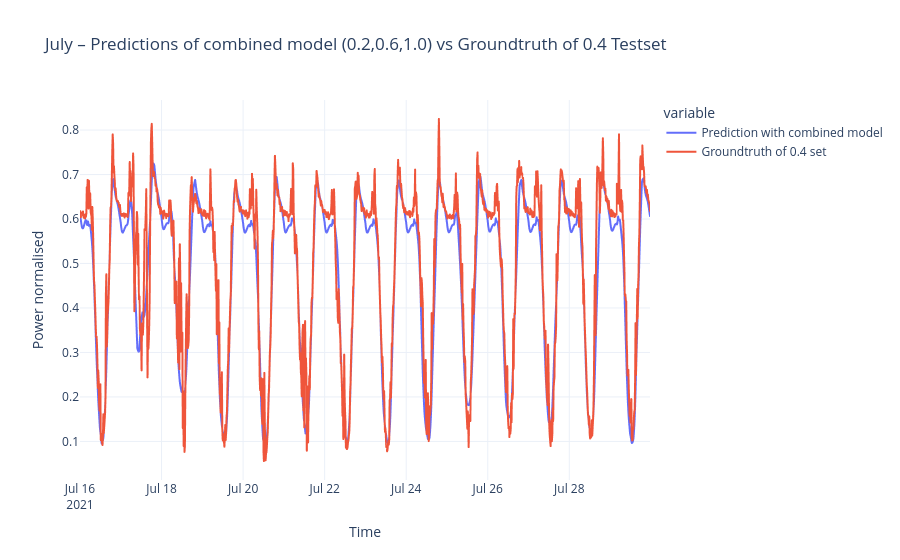
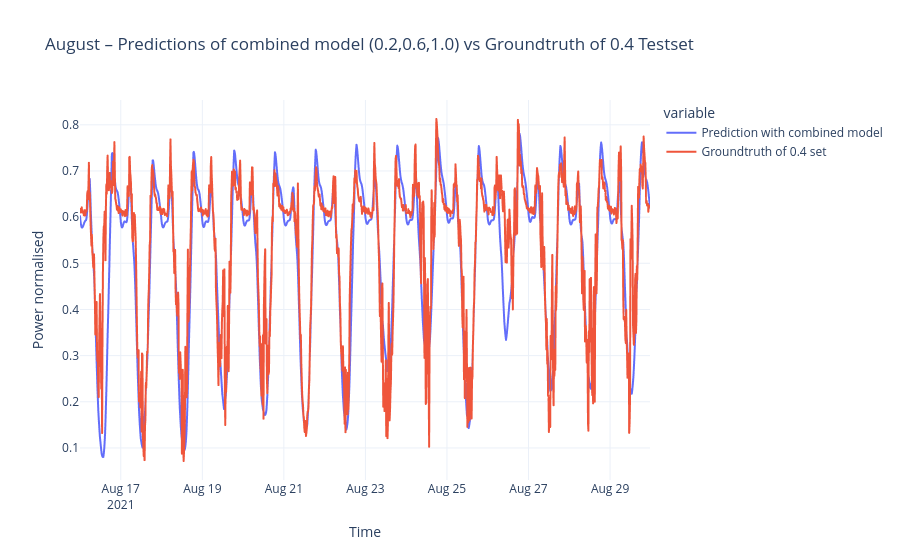
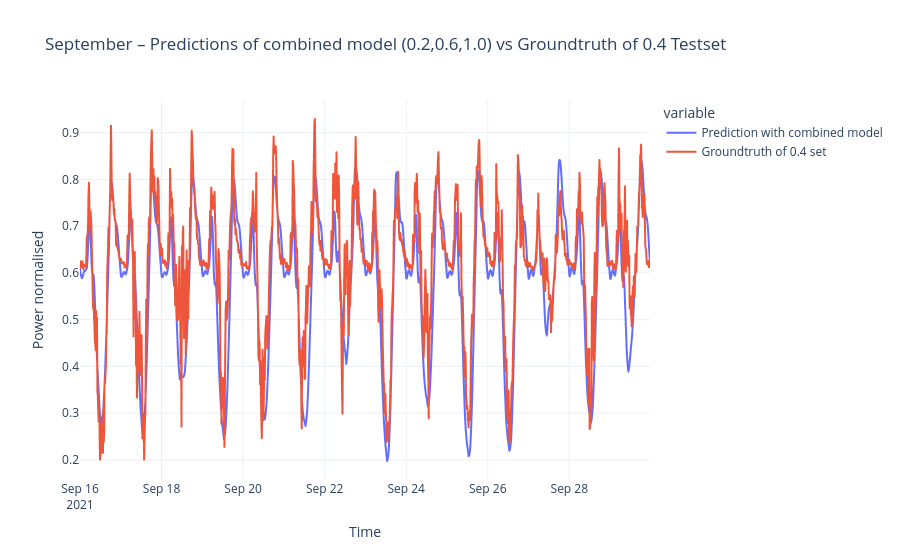
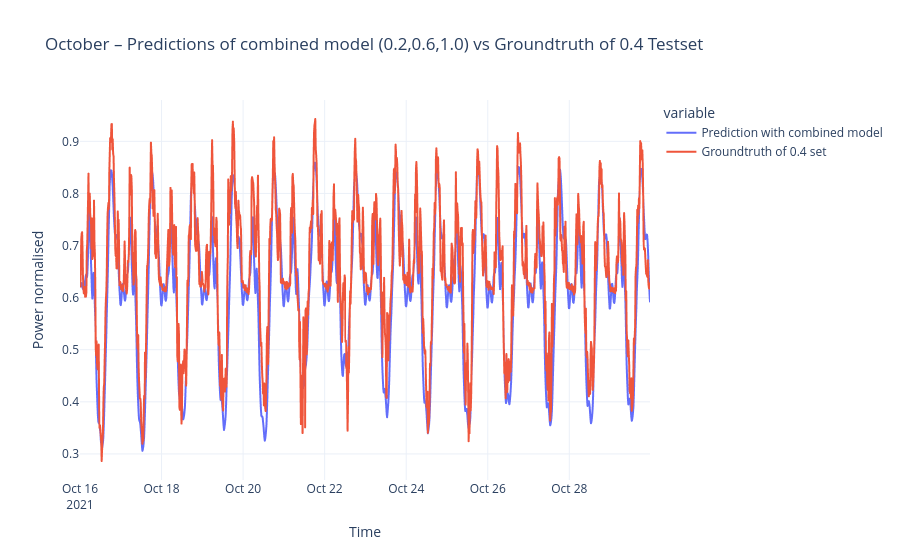

Notebook code for these charts, in order:
### Code cell
month_labels = ["July", "August", "September", "October", "November", "December"]
for month_i in range(6):
    test_values = df_test_scaled_list[month_i].values
    index = df_test_scaled_list[month_i].index

    num_test_samples = test_values.shape[0]
    steps2predict = num_test_samples - lookback

    # groundtruth rescaling
    gt = test_values[lookback+1::, 0]
    #gt = gt * (max_power - min_power) + min_power

    # prediction rescaling
    preds = run_closed_loop(model_combined, test_values, lookback=lookback, future_prediction=steps2predict, use_positional_encoding="pv_const")
    #preds = preds * (max_power - min_power) + min_power

    # time index 
    time_index = index[lookback:-1]

    # dataframe for plot
    df_month = pd.DataFrame({
        "Prediction with combined model": preds,
        "Groundtruth of 0.4 set": gt
    }, index=pd.to_datetime(time_index))

    # plotting
    fig = px.line(df_month, x=df_month.index, y=["Prediction with combined model", "Groundtruth of 0.4 set"], title=f"{month_labels[month_i]} – Predictions of combined model (0.2,0.6,1.0) vs Groundtruth of 0.4 Testset")
    fig.update_layout(
        xaxis_title="Time",
        yaxis_title="Power normalised",
        template="plotly_white",
        hovermode="x unified"
    )
    fig.show()

### Figure 1 — Plotly figure (JSON) as saved in the notebook; plotly's stock layout.template omitted (floating-point values rounded to 4 significant figures; data arrays with more than 128 entries replaced by an {"elided": "..."} marker saying what was removed)
{"data": [{"hovertemplate": "variable=Prediction with combined model<br>time=%{x}<br>value=%{y}<extra></extra>", "legendgroup": "Prediction with combined model", "line": {"color": "#636efa", "dash": "solid"}, "marker": {"symbol": "circle"}, "mode": "lines", "name": "Prediction with combined model", "showlegend": true, "type": "scattergl", "x": {"elided": "1343 str values"}, "xaxis": "x", "y": {"elided": "1343 float values"}, "yaxis": "y"}, {"hovertemplate": "variable=Groundtruth of 0.4 set<br>time=%{x}<br>value=%{y}<extra></extra>", "legendgroup": "Groundtruth of 0.4 set", "line": {"color": "#EF553B", "dash": "solid"}, "marker": {"symbol": "circle"}, "mode": "lines", "name": "Groundtruth of 0.4 set", "showlegend": true, "type": "scattergl", "x": {"elided": "1343 str values"}, "xaxis": "x", "y": {"elided": "1343 float values"}, "yaxis": "y"}], "layout": {"hovermode": "x unified", "legend": {"title": {"text": "variable"}, "tracegroupgap": 0}, "title": {"text": "July – Predictions of combined model (0.2,0.6,1.0) vs Groundtruth of 0.4 Testset"}, "xaxis": {"anchor": "y", "domain": [0, 1], "title": {"text": "Time"}}, "yaxis": {"anchor": "x", "domain": [0, 1], "title": {"text": "Power normalised"}}}}

### Figure 2 — Plotly figure (JSON) as saved in the notebook; plotly's stock layout.template omitted (floating-point values rounded to 4 significant figures; data arrays with more than 128 entries replaced by an {"elided": "..."} marker saying what was removed)
{"data": [{"hovertemplate": "variable=Prediction with combined model<br>time=%{x}<br>value=%{y}<extra></extra>", "legendgroup": "Prediction with combined model", "line": {"color": "#636efa", "dash": "solid"}, "marker": {"symbol": "circle"}, "mode": "lines", "name": "Prediction with combined model", "showlegend": true, "type": "scattergl", "x": {"elided": "1343 str values"}, "xaxis": "x", "y": {"elided": "1343 float values"}, "yaxis": "y"}, {"hovertemplate": "variable=Groundtruth of 0.4 set<br>time=%{x}<br>value=%{y}<extra></extra>", "legendgroup": "Groundtruth of 0.4 set", "line": {"color": "#EF553B", "dash": "solid"}, "marker": {"symbol": "circle"}, "mode": "lines", "name": "Groundtruth of 0.4 set", "showlegend": true, "type": "scattergl", "x": {"elided": "1343 str values"}, "xaxis": "x", "y": {"elided": "1343 float values"}, "yaxis": "y"}], "layout": {"hovermode": "x unified", "legend": {"title": {"text": "variable"}, "tracegroupgap": 0}, "title": {"text": "August – Predictions of combined model (0.2,0.6,1.0) vs Groundtruth of 0.4 Testset"}, "xaxis": {"anchor": "y", "domain": [0, 1], "title": {"text": "Time"}}, "yaxis": {"anchor": "x", "domain": [0, 1], "title": {"text": "Power normalised"}}}}

### Figure 3 — Plotly figure (JSON) as saved in the notebook; plotly's stock layout.template omitted (floating-point values rounded to 4 significant figures; data arrays with more than 128 entries replaced by an {"elided": "..."} marker saying what was removed)
{"data": [{"hovertemplate": "variable=Prediction with combined model<br>time=%{x}<br>value=%{y}<extra></extra>", "legendgroup": "Prediction with combined model", "line": {"color": "#636efa", "dash": "solid"}, "marker": {"symbol": "circle"}, "mode": "lines", "name": "Prediction with combined model", "showlegend": true, "type": "scattergl", "x": {"elided": "1343 str values"}, "xaxis": "x", "y": {"elided": "1343 float values"}, "yaxis": "y"}, {"hovertemplate": "variable=Groundtruth of 0.4 set<br>time=%{x}<br>value=%{y}<extra></extra>", "legendgroup": "Groundtruth of 0.4 set", "line": {"color": "#EF553B", "dash": "solid"}, "marker": {"symbol": "circle"}, "mode": "lines", "name": "Groundtruth of 0.4 set", "showlegend": true, "type": "scattergl", "x": {"elided": "1343 str values"}, "xaxis": "x", "y": {"elided": "1343 float values"}, "yaxis": "y"}], "layout": {"hovermode": "x unified", "legend": {"title": {"text": "variable"}, "tracegroupgap": 0}, "title": {"text": "September – Predictions of combined model (0.2,0.6,1.0) vs Groundtruth of 0.4 Testset"}, "xaxis": {"anchor": "y", "domain": [0, 1], "title": {"text": "Time"}}, "yaxis": {"anchor": "x", "domain": [0, 1], "title": {"text": "Power normalised"}}}}

### Figure 4 — Plotly figure (JSON) as saved in the notebook; plotly's stock layout.template omitted (floating-point values rounded to 4 significant figures; data arrays with more than 128 entries replaced by an {"elided": "..."} marker saying what was removed)
{"data": [{"hovertemplate": "variable=Prediction with combined model<br>time=%{x}<br>value=%{y}<extra></extra>", "legendgroup": "Prediction with combined model", "line": {"color": "#636efa", "dash": "solid"}, "marker": {"symbol": "circle"}, "mode": "lines", "name": "Prediction with combined model", "showlegend": true, "type": "scattergl", "x": {"elided": "1343 str values"}, "xaxis": "x", "y": {"elided": "1343 float values"}, "yaxis": "y"}, {"hovertemplate": "variable=Groundtruth of 0.4 set<br>time=%{x}<br>value=%{y}<extra></extra>", "legendgroup": "Groundtruth of 0.4 set", "line": {"color": "#EF553B", "dash": "solid"}, "marker": {"symbol": "circle"}, "mode": "lines", "name": "Groundtruth of 0.4 set", "showlegend": true, "type": "scattergl", "x": {"elided": "1343 str values"}, "xaxis": "x", "y": {"elided": "1343 float values"}, "yaxis": "y"}], "layout": {"hovermode": "x unified", "legend": {"title": {"text": "variable"}, "tracegroupgap": 0}, "title": {"text": "October – Predictions of combined model (0.2,0.6,1.0) vs Groundtruth of 0.4 Testset"}, "xaxis": {"anchor": "y", "domain": [0, 1], "title": {"text": "Time"}}, "yaxis": {"anchor": "x", "domain": [0, 1], "title": {"text": "Power normalised"}}}}
